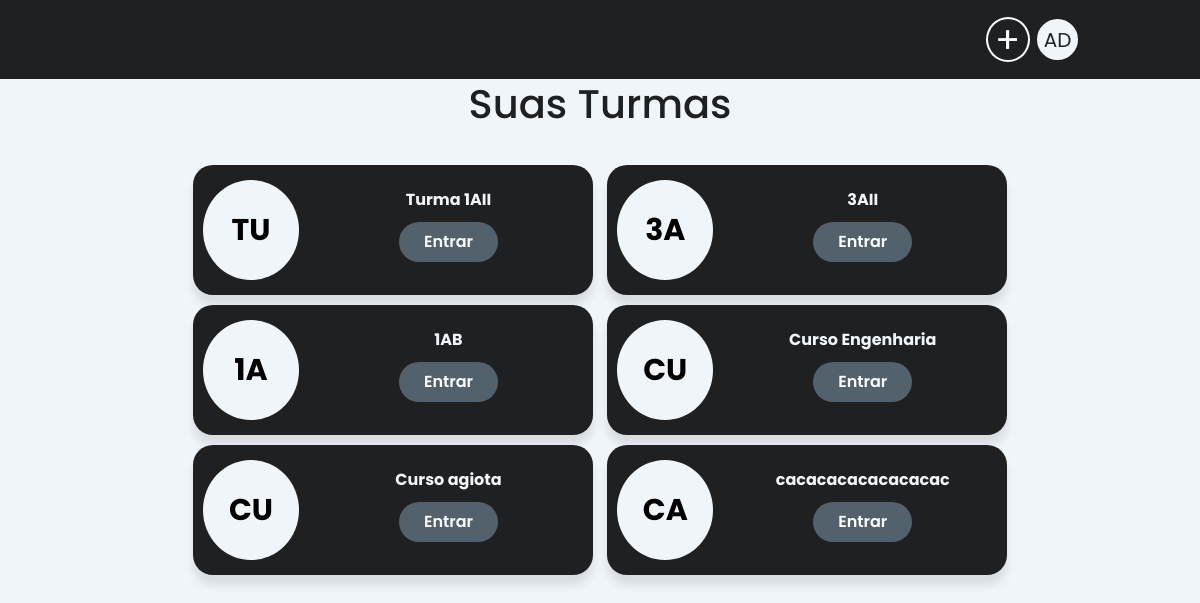
Screenshot of / (signed in) with the database file from the repository.
### apps/turmas/models.py (models this page shows, shortened)
class Turma(models.Model):
    nome = models.CharField(max_length=50, null=False, blank=False)
    descricao = models.CharField(max_length=50, null=True, blank=True)
    cor = models.CharField(max_length=7, null=True, blank=True)
    codigo = models.CharField(max_length=5, null=False, blank=False)
    adm = models.ForeignKey(User, on_delete=models.SET_NULL, null=True)
    participantes = models.ManyToManyField(User, related_name='participantes', null=True, blank=True)

### apps/home/views.py (the view)
# urls.py: path('', include('home.urls')),
def home(request):
    user = nameUser(request)
    if request.user.is_authenticated:
        adm = Turma.objects.filter(adm=request.user)
        participantes = Turma.objects.filter(participantes=request.user)
    else:
        return render(request, 'home/index.html')
    context = {'turmasadm': adm, 'turmaspart': participantes, 'nameUser': user}
    return render(request, 'home/index.html', context)

### templates/home/index.html (shortened to what this page needs)
{% extends 'sidebar.html' %}
{% block card %}
  {% if request.user.is_authenticated %}
    <center>
        <h1>Suas Turmas</h1>
        <br>
        {% for turma in turmasadm %}
        <div class="lado_da_outra">
          <div class="cardTurmas">
            <div class="circle">
              <span class="circleNome">{{ turma.nome|slice:":2"|upper }}</span>
            </div>
            <div class="cardLeft">
              <div class="cardNome">
                <span>{{ turma.nome }}</span>
                <a href="{% url 'turmas:turmas' turma.codigo %}"><button>Entrar</button></a>
              </div>
            </div>
        </div>
        </div>
        {% endfor %}
      </center>
          <br>
      <br>
    {% endif %}
    {% endblock %}

### templates/sidebar.html (shortened to what this page needs)
<!DOCTYPE html>
{% load static %}
<html lang="pt-br">
<head>
    <link href="https://cdn.jsdelivr.net/npm/bootstrap@5.2.1/dist/css/bootstrap.min.css" rel="stylesheet">
    <link rel="stylesheet" href="{% static 'css/sidebar/style.css' %}">
    <link rel="stylesheet" href="{% static 'css/home/style.css' %}">
    <link rel="stylesheet" href="{% static 'css/turma/participar_criar.css' %}">
    <link rel="stylesheet" href="{% static 'css/turma/turma.css' %}">
    <link rel="stylesheet" href="{% static 'css/turma/posts.css' %}">
    <link rel="stylesheet" href="{% static 'javascript/turmas/file.js' %}">
</head>
<body>
<header>
  {% if request.user.is_authenticated %}
  <div class="conn">
    <div class="dropleft">
        <button class="add" class="btn btn-secondary dropdown-toggle" type="button" id="dropdownMenuButton" data-toggle="dropdown" aria-haspopup="true" aria-expanded="false">+</button>
    </div>
    <div class="dropleft">
      <div class="perfil" id="dropdownMenuButton" data-toggle="dropdown" aria-haspopup="true" aria-expanded="false">
        {{nameUser.name}}
      </div>
    </div>
  </div>
{% endif %}
</header>
{% block card %}
{% endblock  %}
</body>
</html>

### static/css/sidebar/style.css (style rules this page uses)
body { font-family: 'Poppins', sans-serif; margin: 0%; padding: 0%; box-sizing: border-box; background-color: var(--background-body); --background-body: #F0F5F9; --background-sidebar: #bfc7d1; --primary-color: #1A73E8; --hover-color: #3405a3; --secondary-color: #fff; --hover: #00ffff; --primary-100:#1E2022; --primary-200:#34373b; --primary-300:#F0F5F9; --accent-100:#788189; --accent-200:#e1e4e6; --text-100:#1E2022; --text-200:#52616B; --bg-100:#F0F5F9; --bg-200:#C9D6DF; --bg-300:#bfc7d1; --arrow-width: 10px; --arrow-stroke: 2px; }
a { text-decoration: none; color: var(--primary-100); }
h1, h2, h3, h4, h5 { color: var(--primary-100) }
header { display: flex; justify-content : space-between; align-items : center; padding: 30px 10%; background-color: var(--primary-100); height: 5em; border-bottom: 0.5px solid var(--primary-300); }
.conn { display: grid; grid-template-columns: repeat(2, 1fr); grid-gap: 5px; align-items: center; justify-content: center; text-align: center; border-color: white; }
.add { height: 45px; line-height: 10px; width: 44px; font-size: 2.3em; border-radius: 50%; border: 0; background-color: var(--primary-100); color: #ffffff; text-align: center; cursor: pointer; transition: 0.5s; border: 2px solid; }
.perfil { background-color: var(--primary-100); height: 45px; width: 45px; border-radius: 50% ; text-align: center; color: #ffffff; font-size: 20px; align-items: center; justify-content: center; display: flex; margin: 0%; border: 2px solid; }

### static/css/home/style.css (style rules this page uses)
.lado_da_outra { display: inline-block; justify-content: space-between; margin: 5px; }
.cardTurmas { border-radius: 20px; height: 130px; width: 400px; background-color: var(--primary-100); box-shadow: 0 10px 10px rgba(0, 0, 0, 0.1); border-bottom-width: 0px; padding: 0 5px 0 10px; display: flex; align-items: center; }
.circle { height: 100px; width: 100px; border-radius: 50%; background-color: var(--bg-100); align-items: center; justify-content: center; display: flex; }
.cardLeft { align-items: center; width: 300px; }
.circle .circleNome { font-size: 30px; color: black; font-weight: bold; }
.cardTurmas .cardNome { margin-left: 10px; color: #F0F5F9; font-weight: bold; }
.cardTurmas button { padding: 8px 25px; display: block; border-radius: 20px; border: none; margin-top: 10px; margin-bottom: 10px; background: #52616B; color: white; font-weight: 600; cursor: pointer; animation: press 0.1s ease-in-out; transition: all 0.1s ease-in-out; }

### static/css/turma/participar_criar.css (style rules this page uses)
body { --primary-100:#1E2022; --primary-200:#34373b; --primary-300:#F0F5F9; --accent-100:#788189; --accent-200:#e1e4e6; --text-100:#1E2022; --text-200:#52616B; --bg-100:#F0F5F9; --bg-200:#C9D6DF; --bg-300:#bfc7d1; }
.perfil { background-color: var(--primary-300); color: var(--primary-100); }

### static/css/turma/turma.css (style rules this page uses)
body { --primary-100:#1E2022; --primary-200:#34373b; --primary-300:#F0F5F9; --accent-100:#788189; --accent-200:#e1e4e6; --text-100:#1E2022; --text-200:#52616B; --bg-100:#F0F5F9; --bg-200:#C9D6DF; --bg-300:#bfc7d1; }

### static/css/turma/posts.css (style rules this page uses)
body { --primary-100:#1E2022; --primary-200:#34373b; --primary-300:#F0F5F9; --accent-100:#788189; --accent-200:#e1e4e6; --text-100:#1E2022; --text-200:#52616B; --bg-100:#F0F5F9; --bg-200:#C9D6DF; --bg-300:#bfc7d1; }

### rows the page displays
Turma: nome "TU", nome "Turma 1AII"
Turma: nome "3A", nome "3AII"
Turma: nome "1A", nome "1AB"
Turma: nome "CU", nome "Curso Engenharia"
Turma: nome "CU", nome "Curso agiota"
Turma: nome "CA", nome "cacacacacacacacac"

### other values shown
{{ nameUser.name }} "AD"
